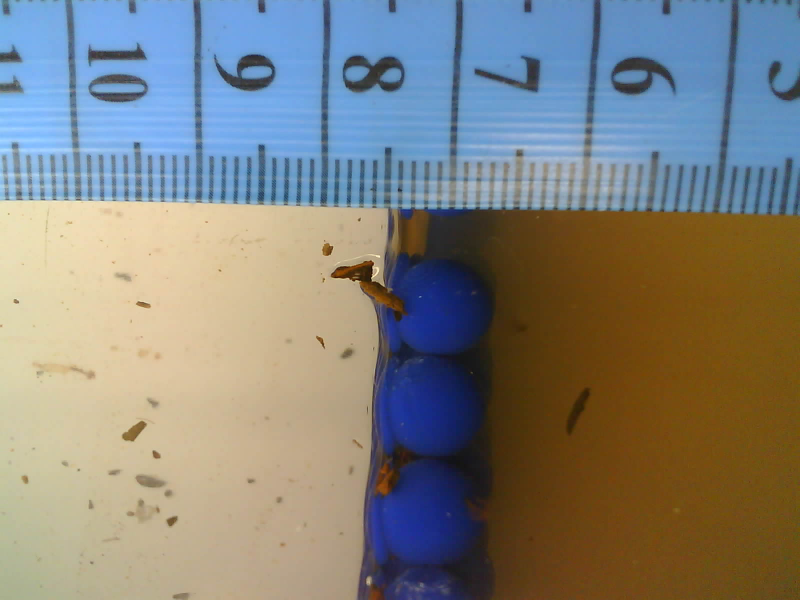
#> input picture confs/Camera01.jpg, 1600 x 1200 px (shown at 1/2 size)
$ python makeConf.py Camera01.jpg Camera02.jpg
#> lines starting #> are read from the running program, lines starting #| are printed output that depends on the picture
from scipy import ndimage
from scipy import stats
import csv
import sys
from PIL import Image
import numpy as np

if (len(sys.argv) < 3):
    print ("\033[91mInsufficient arguments.\033[0m\nPrototype: $ python3 makeConf.py <device0x> <cutoff0x>")
    print ("Note: Ending digits \"0x\" need not be the same.\nCreated conf0x.csv name will depend only on the ending digits of device name.")
    sys.exit()

PHOTO = sys.argv[1]
CUTTOFF_CSV = sys.argv[2]
CAM_NUMBER = ''.join(filter(lambda i: i.isdigit(), PHOTO))

curr=ndimage.rotate(np.array(Image.open(PHOTO)), 270)
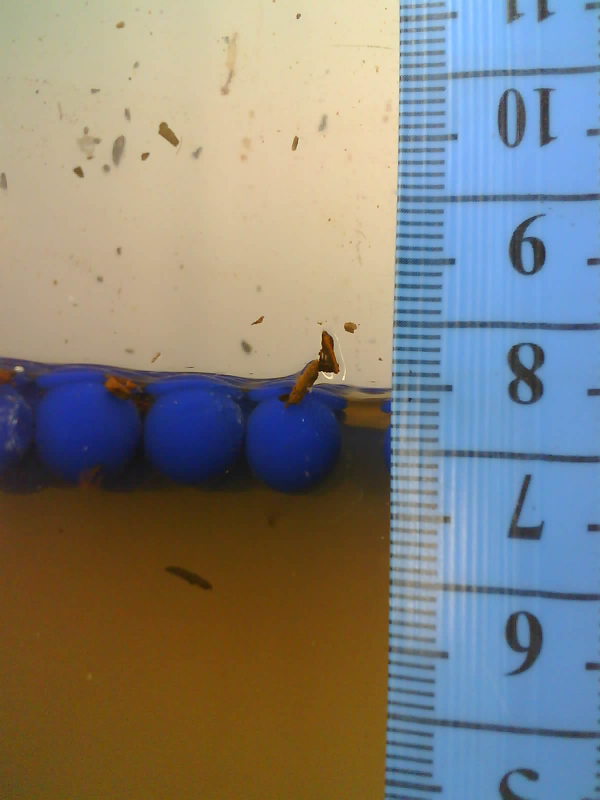
#> curr: shape (1600, 1200, 3) (shown at 1/2 size); mean R, G, B 130.2, 130, 124.5

with open(CUTTOFF_CSV, 'rt') as f:
    reader = csv.reader(f)
#> (the run stopped early here; a loop or call above may not have finished)

$ run again, on confs/forTrain.jpg
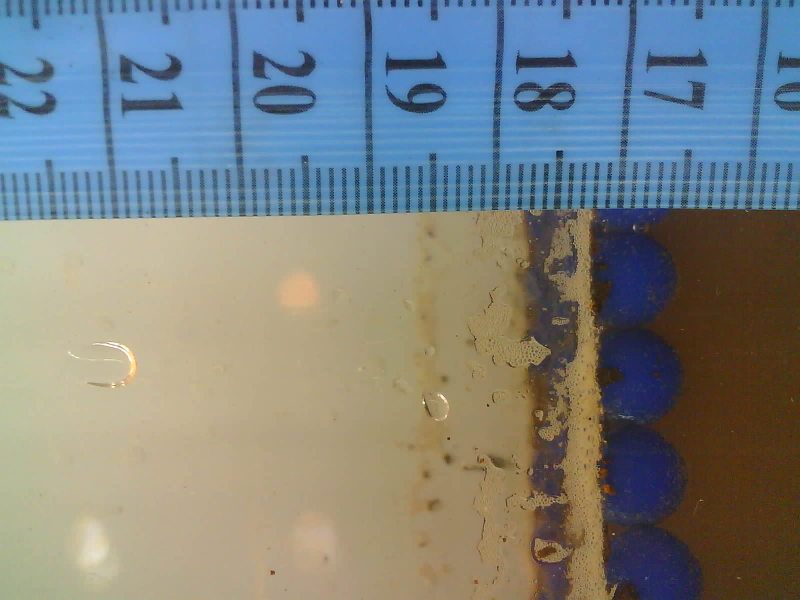
#> input picture confs/forTrain.jpg, 1600 x 1200 px (shown at 1/2 size)
#> `curr=ndimage.rotate(np.array(Image.open(PHOTO)), 270)`:
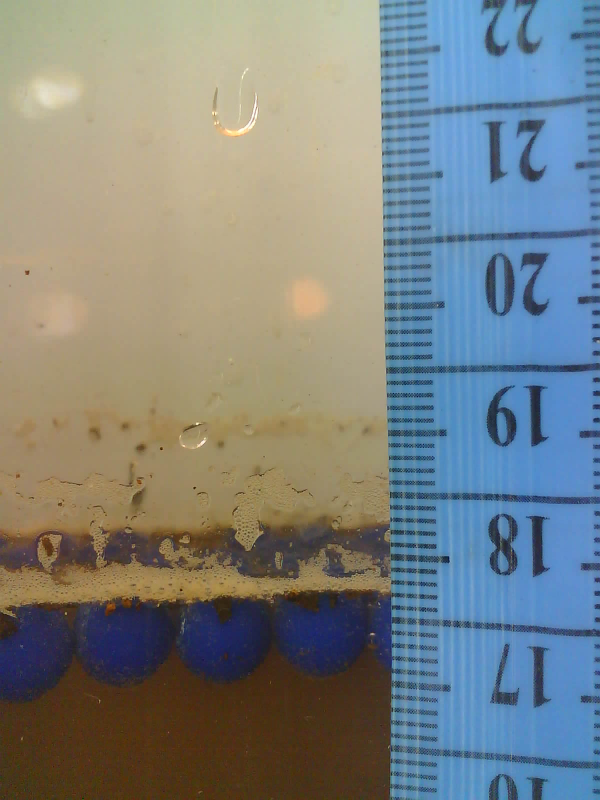
#> curr: shape (1600, 1200, 3) (shown at 1/2 size); mean R, G, B 124, 130.4, 129.5
